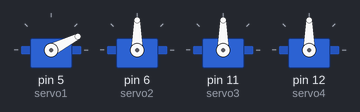
Bench run of a sketch on a simulated Arduino Uno, built with avr-gcc and run on an emulated ATmega328P. On the bench: 4 × servo. At 9.2 s the program stops and its outputs stay as they are.

Above: at 0.15 s.
At 1.0 s:
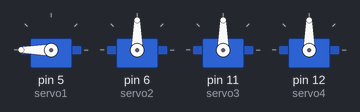
At 2.59 s:
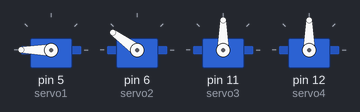
At 4.11 s:
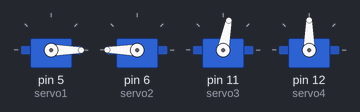
At 7.5 s:
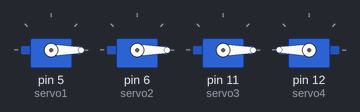
At 9.3 s:
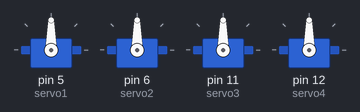
Timing chart, 0 to 10.7 s (numbered marks = the images above):
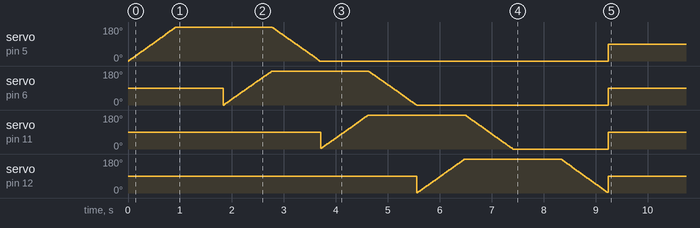

The sketch:

servo_sweep_control.ino
```cpp
#include <Servo.h>

// Create servo objects
Servo servo1, servo2, servo3, servo4;

void setup() {
  servo1.attach(5);
  servo2.attach(6);
  servo3.attach(11);
  servo4.attach(12);
}

void loop() {
  // Servo 1: 0° to 360°
  for (int pos = 0; pos <= 360; pos++) {
    servo1.write(pos);
    delay(5);
  }

  // Servo 1: 360° to 0°  && Servo 2: 0° to 360°
  for (int pos = 360; pos >= 0; pos--) {
    servo1.write(pos);
    servo2.write(360 - pos);
    delay(5);
  }

  // Servo 2: 360° to 0°  && Servo 3: 0° to 360°
  for (int pos = 360; pos >= 0; pos--) {
    servo2.write(pos);
    servo3.write(360 - pos);
    delay(5);
  }

  // Servo 3: 360° to 0°  && Servo 4: 0° to 360°
  for (int pos = 360; pos >= 0; pos--) {
    servo3.write(pos);
    servo4.write(360 - pos);
    delay(5);
  }

  // Servo 4: 360° to 0°
  for (int pos = 360; pos >= 0; pos--) {
    servo4.write(pos);
    delay(5);
  }

  // Set all to 90° after finishing
  servo1.write(90);
  servo2.write(90);
  servo3.write(90);
  servo4.write(90);

  while (true); // Stop loop
}
```
